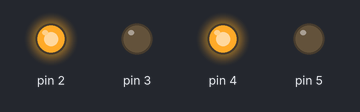
Recording of a sketch running on a simulated Arduino Uno, built with avr-gcc and run on an emulated ATmega328P. Parts: output pins drawn as LEDs (lit = HIGH).

Above: at 0.1 s.
Timing chart, 0 to 1.6 s (numbered marks = the images above):
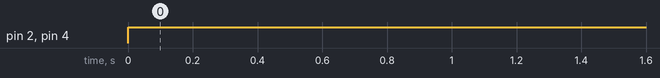

Measured:
- by itself, pin 2, pin 4: LOW → HIGH at 0.00 s

The sketch:

Motor_driver.ino
```cpp
void setup() {
  pinMode(2,OUTPUT);
  pinMode(3,OUTPUT);
  pinMode(4,OUTPUT);
  pinMode(5,OUTPUT);

}

void loop() {
  // put your main code here, to run repeatedly:

    digitalWrite(2,HIGH);
    digitalWrite(3,LOW);
    digitalWrite(4,HIGH);
    digitalWrite(5,LOW);

}
```
